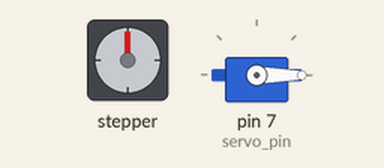
Simulated run of this sketch. Board: Arduino Uno, built with avr-gcc and run on an emulated ATmega328P. Shown: stepper motor, servo. Wiring (inferred from the names in the program): stepper motor (2048 steps per turn assumed): coils pin 9, pin 10, pin 11, pin 12.

Above: at 0.05 s.
At 1.25 s:
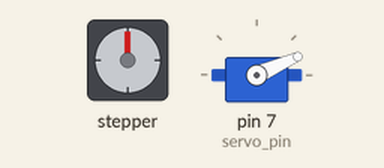
At 2.5 s:
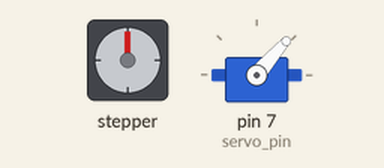
At 5.0 s:
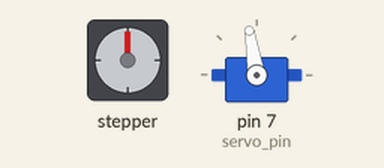
Timing chart, 0 to 6.5 s (numbered marks = the images above):
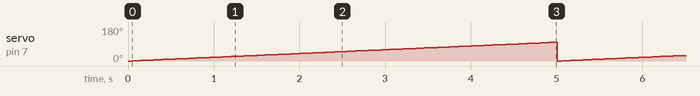

Measured:
- by itself, servo on pin 7 (servo_pin): ramps from 0° to 99° and jumps back, once every 5.0 s

The sketch:

basic2_almost_without_stepper_2_.ino
```cpp
#include <Servo.h>
#include <AFMotor.h>


Servo servo1;

AF_Stepper motor1(30, 1);
AF_Stepper motor2(30, 2);

#define STEPPER_PIN_1 9  //
#define STEPPER_PIN_2 10 // stepper 3 pins
#define STEPPER_PIN_3 11 //
#define STEPPER_PIN_4 12 //

int step_number = 0; //for stepper 3
int button = 9;
int angle = 0;
int servo_pin = 7;
int Stepper1_2_speed = 500;
int max_trimmer_angle = 100;


void setup() {

  Serial.begin(9600);

  servo1.attach(servo_pin);
  pinMode(button, INPUT);


  motor1.setSpeed(Stepper1_2_speed);
  motor2.setSpeed(Stepper1_2_speed);

  pinMode(STEPPER_PIN_1, OUTPUT);
  pinMode(STEPPER_PIN_2, OUTPUT);
  pinMode(STEPPER_PIN_3, OUTPUT);
  pinMode(STEPPER_PIN_4, OUTPUT);


}


////////////////////////////////////////////////////////////////////////////////////////////////////////////////////////////////////////////////////


void OneStep(bool dir){
    if(dir){
switch(step_number){
  case 0:
  digitalWrite(STEPPER_PIN_1, HIGH);
  digitalWrite(STEPPER_PIN_2, LOW);
  digitalWrite(STEPPER_PIN_3, LOW);
  digitalWrite(STEPPER_PIN_4, LOW);
  break;
  case 1:
  digitalWrite(STEPPER_PIN_1, LOW);
  digitalWrite(STEPPER_PIN_2, HIGH);
  digitalWrite(STEPPER_PIN_3, LOW);
  digitalWrite(STEPPER_PIN_4, LOW);
  break;
  case 2:
  digitalWrite(STEPPER_PIN_1, LOW);
  digitalWrite(STEPPER_PIN_2, LOW);
  digitalWrite(STEPPER_PIN_3, HIGH);
  digitalWrite(STEPPER_PIN_4, LOW);
  break;
  case 3:
  digitalWrite(STEPPER_PIN_1, LOW);
  digitalWrite(STEPPER_PIN_2, LOW);
  digitalWrite(STEPPER_PIN_3, LOW);
  digitalWrite(STEPPER_PIN_4, HIGH);
  break;
}
  }else{
    switch(step_number){
  case 0:
  digitalWrite(STEPPER_PIN_1, LOW);
  digitalWrite(STEPPER_PIN_2, LOW);
  digitalWrite(STEPPER_PIN_3, LOW);
  digitalWrite(STEPPER_PIN_4, HIGH);
  break;
  case 1:
  digitalWrite(STEPPER_PIN_1, LOW);
  digitalWrite(STEPPER_PIN_2, LOW);
  digitalWrite(STEPPER_PIN_3, HIGH);
  digitalWrite(STEPPER_PIN_4, LOW);
  break;
  case 2:
  digitalWrite(STEPPER_PIN_1, LOW);
  digitalWrite(STEPPER_PIN_2, HIGH);
  digitalWrite(STEPPER_PIN_3, LOW);
  digitalWrite(STEPPER_PIN_4, LOW);
  break;
  case 3:
  digitalWrite(STEPPER_PIN_1, HIGH);
  digitalWrite(STEPPER_PIN_2, LOW);
  digitalWrite(STEPPER_PIN_3, LOW);
  digitalWrite(STEPPER_PIN_4, LOW);


}
  }
step_number++;
  if(step_number > 3){
    step_number = 0;
  }
}


/////////////////////////////////////////////////////////////////////////////


void loop()
{

  for (angle = 0; angle < max_trimmer_angle; angle++)
  {
    servo1.write(angle);
    delay(50);
    if (digitalRead(button) == HIGH)  break;

   }


  int num_steps = 0;


  for (; digitalRead(button) == HIGH; num_steps++)
  {
    motor1.step(1, FORWARD, SINGLE);
    motor2.step(1, FORWARD, SINGLE);
    //trimmer on
  }
  if (digitalRead(button) == HIGH)
  { angle = 0; //ear problem discuss
    servo1.write(angle);
    for (; num_steps > 0; num_steps--)
    {
      motor1.step(1, BACKWARD, SINGLE);
      motor2.step(1, BACKWARD, SINGLE);
    }
  }


}
```
